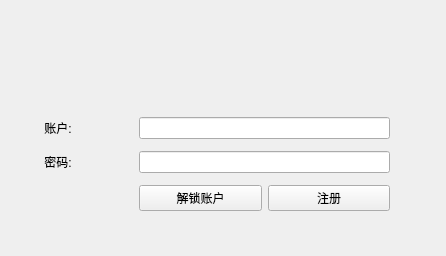
<?xml version="1.0" encoding="UTF-8"?>
<ui version="4.0">
 <class>MainWindow</class>
 <widget class="QMainWindow" name="MainWindow">
  <property name="geometry">
   <rect>
    <x>0</x>
    <y>0</y>
    <width>446</width>
    <height>256</height>
   </rect>
  </property>
  <property name="windowTitle">
   <string>MainWindow</string>
  </property>
  <widget class="QWidget" name="centralWidget">
   <widget class="QWidget" name="layoutWidget">
    <property name="geometry">
     <rect>
      <x>0</x>
      <y>100</y>
      <width>401</width>
      <height>131</height>
     </rect>
    </property>
    <layout class="QGridLayout" name="gridLayout">
     <item row="1" column="1" colspan="2">
      <widget class="QLineEdit" name="lineEdit_2"/>
     </item>
     <item row="1" column="0">
      <widget class="QLabel" name="label_2">
       <property name="text">
        <string>          密码:</string>
       </property>
      </widget>
     </item>
     <item row="0" column="0">
      <widget class="QLabel" name="label">
       <property name="text">
        <string>          账户:</string>
       </property>
      </widget>
     </item>
     <item row="0" column="1" colspan="2">
      <widget class="QLineEdit" name="lineEdit"/>
     </item>
     <item row="2" column="1">
      <widget class="QPushButton" name="pushButton">
       <property name="text">
        <string>解锁账户</string>
       </property>
      </widget>
     </item>
     <item row="2" column="2">
      <widget class="QPushButton" name="pushButton_2">
       <property name="text">
        <string>注册</string>
       </property>
      </widget>
     </item>
     <item row="2" column="0">
      <widget class="QLabel" name="label_5">
       <property name="font">
        <font>
         <family>Ubuntu Mono</family>
        </font>
       </property>
       <property name="text">
        <string/>
       </property>
      </widget>
     </item>
    </layout>
   </widget>
   <widget class="QWidget" name="layoutWidget">
    <property name="geometry">
     <rect>
      <x>0</x>
      <y>300</y>
      <width>411</width>
      <height>131</height>
     </rect>
    </property>
    <layout class="QGridLayout" name="gridLayout_2">
     <item row="0" column="0">
      <widget class="QLabel" name="label_3">
       <property name="text">
        <string>        密码 :</string>
       </property>
      </widget>
     </item>
     <item row="1" column="0">
      <widget class="QLabel" name="label_4">
       <property name="text">
        <string>         确认密码:</string>
       </property>
      </widget>
     </item>
     <item row="2" column="2">
      <widget class="QPushButton" name="pushButton_5">
       <property name="text">
        <string>返回</string>
       </property>
      </widget>
     </item>
     <item row="2" column="0">
      <widget class="QLabel" name="label_7">
       <property name="font">
        <font>
         <family>Ubuntu Mono</family>
        </font>
       </property>
       <property name="text">
        <string/>
       </property>
      </widget>
     </item>
     <item row="2" column="1">
      <widget class="QPushButton" name="pushButton_4">
       <property name="text">
        <string>注册</string>
       </property>
      </widget>
     </item>
     <item row="0" column="1" colspan="2">
      <widget class="QLineEdit" name="lineEdit_4"/>
     </item>
     <item row="1" column="1" colspan="2">
      <widget class="QLineEdit" name="lineEdit_3"/>
     </item>
     <item row="3" column="0" colspan="3">
      <widget class="QLabel" name="label_6">
       <property name="font">
        <font>
         <family>Ubuntu Mono</family>
        </font>
       </property>
       <property name="text">
        <string/>
       </property>
      </widget>
     </item>
    </layout>
   </widget>
   <widget class="QWidget" name="layoutWidget">
    <property name="geometry">
     <rect>
      <x>50</x>
      <y>590</y>
      <width>311</width>
      <height>33</height>
     </rect>
    </property>
    <layout class="QHBoxLayout" name="horizontalLayout_2">
     <item>
      <widget class="QPushButton" name="pushButton_9">
       <property name="text">
        <string>共享管理</string>
       </property>
      </widget>
     </item>
     <item>
      <widget class="QPushButton" name="pushButton_10">
       <property name="text">
        <string>APP管理</string>
       </property>
      </widget>
     </item>
     <item>
      <widget class="QPushButton" name="pushButton_13">
       <property name="text">
        <string>返回</string>
       </property>
      </widget>
     </item>
    </layout>
   </widget>
   <widget class="QWidget" name="layoutWidget">
    <property name="geometry">
     <rect>
      <x>20</x>
      <y>660</y>
      <width>411</width>
      <height>71</height>
     </rect>
    </property>
    <layout class="QGridLayout" name="gridLayout_4">
     <item row="0" column="0">
      <widget class="QLabel" name="label_11">
       <property name="text">
        <string>      选择ip:</string>
       </property>
      </widget>
     </item>
     <item row="0" column="1" colspan="3">
      <widget class="QComboBox" name="comboBox"/>
     </item>
     <item row="1" column="0">
      <widget class="QPushButton" name="pushButton_11">
       <property name="text">
        <string>开启共享</string>
       </property>
      </widget>
     </item>
     <item row="1" column="1">
      <widget class="QPushButton" name="pushButton_12">
       <property name="text">
        <string>结束共享</string>
       </property>
      </widget>
     </item>
     <item row="1" column="2">
      <widget class="QPushButton" name="pushButton_15">
       <property name="text">
        <string>返回</string>
       </property>
      </widget>
     </item>
     <item row="1" column="3">
      <widget class="QLabel" name="label_12">
       <property name="text">
        <string>tip</string>
       </property>
      </widget>
     </item>
    </layout>
   </widget>
   <widget class="QWidget" name="layoutWidget">
    <property name="geometry">
     <rect>
      <x>50</x>
      <y>500</y>
      <width>321</width>
      <height>62</height>
     </rect>
    </property>
    <layout class="QGridLayout" name="gridLayout_3">
     <item row="0" column="2">
      <widget class="QPushButton" name="pushButton_7">
       <property name="text">
        <string>登记账户</string>
       </property>
      </widget>
     </item>
     <item row="0" column="0">
      <widget class="QPushButton" name="pushButton_3">
       <property name="text">
        <string>我要使用</string>
       </property>
      </widget>
     </item>
     <item row="0" column="1">
      <widget class="QPushButton" name="pushButton_6">
       <property name="text">
        <string>我要共享</string>
       </property>
      </widget>
     </item>
     <item row="1" column="0" colspan="3">
      <widget class="QLabel" name="label_8">
       <property name="text">
        <string>首次使用需要登记账户</string>
       </property>
      </widget>
     </item>
    </layout>
   </widget>
  </widget>
 </widget>
 <layoutdefault spacing="6" margin="11"/>
 <resources/>
 <connections/>
</ui>
